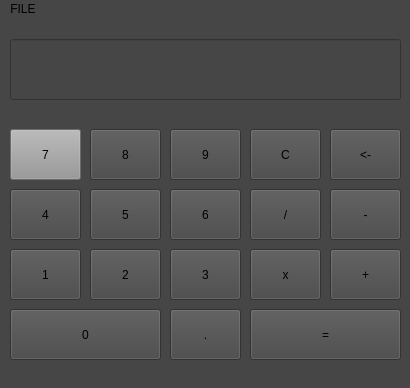
<?xml version="1.0" encoding="UTF-8"?>
<ui version="4.0">
 <class>MainWindow</class>
 <widget class="QMainWindow" name="MainWindow">
  <property name="geometry">
   <rect>
    <x>0</x>
    <y>0</y>
    <width>410</width>
    <height>388</height>
   </rect>
  </property>
  <property name="windowTitle">
   <string>MainWindow</string>
  </property>
  <property name="styleSheet">
   <string notr="true">background-color: rgb(70, 70, 70);</string>
  </property>
  <widget class="QWidget" name="centralwidget">
   <widget class="QLineEdit" name="line">
    <property name="geometry">
     <rect>
      <x>10</x>
      <y>20</y>
      <width>391</width>
      <height>61</height>
     </rect>
    </property>
    <property name="styleSheet">
     <string notr="true">color: rgb(255, 255, 255);
font: 75 16pt &quot;Tlwg Typist&quot;;</string>
    </property>
    <property name="readOnly">
     <bool>true</bool>
    </property>
   </widget>
   <widget class="QPushButton" name="seven">
    <property name="geometry">
     <rect>
      <x>10</x>
      <y>110</y>
      <width>71</width>
      <height>51</height>
     </rect>
    </property>
    <property name="styleSheet">
     <string notr="true">background-color: rgb(150, 150, 150);</string>
    </property>
    <property name="text">
     <string>7</string>
    </property>
   </widget>
   <widget class="QPushButton" name="eight">
    <property name="geometry">
     <rect>
      <x>90</x>
      <y>110</y>
      <width>71</width>
      <height>51</height>
     </rect>
    </property>
    <property name="text">
     <string>8</string>
    </property>
   </widget>
   <widget class="QPushButton" name="nine">
    <property name="geometry">
     <rect>
      <x>170</x>
      <y>110</y>
      <width>71</width>
      <height>51</height>
     </rect>
    </property>
    <property name="text">
     <string>9</string>
    </property>
   </widget>
   <widget class="QPushButton" name="four">
    <property name="geometry">
     <rect>
      <x>10</x>
      <y>170</y>
      <width>71</width>
      <height>51</height>
     </rect>
    </property>
    <property name="text">
     <string>4</string>
    </property>
   </widget>
   <widget class="QPushButton" name="five">
    <property name="geometry">
     <rect>
      <x>90</x>
      <y>170</y>
      <width>71</width>
      <height>51</height>
     </rect>
    </property>
    <property name="text">
     <string>5</string>
    </property>
   </widget>
   <widget class="QPushButton" name="six">
    <property name="geometry">
     <rect>
      <x>170</x>
      <y>170</y>
      <width>71</width>
      <height>51</height>
     </rect>
    </property>
    <property name="text">
     <string>6</string>
    </property>
   </widget>
   <widget class="QPushButton" name="one">
    <property name="geometry">
     <rect>
      <x>10</x>
      <y>230</y>
      <width>71</width>
      <height>51</height>
     </rect>
    </property>
    <property name="text">
     <string>1</string>
    </property>
   </widget>
   <widget class="QPushButton" name="two">
    <property name="geometry">
     <rect>
      <x>90</x>
      <y>230</y>
      <width>71</width>
      <height>51</height>
     </rect>
    </property>
    <property name="text">
     <string>2</string>
    </property>
   </widget>
   <widget class="QPushButton" name="three">
    <property name="geometry">
     <rect>
      <x>170</x>
      <y>230</y>
      <width>71</width>
      <height>51</height>
     </rect>
    </property>
    <property name="text">
     <string>3</string>
    </property>
   </widget>
   <widget class="QPushButton" name="zero">
    <property name="geometry">
     <rect>
      <x>10</x>
      <y>290</y>
      <width>151</width>
      <height>51</height>
     </rect>
    </property>
    <property name="text">
     <string>0</string>
    </property>
   </widget>
   <widget class="QPushButton" name="dot">
    <property name="geometry">
     <rect>
      <x>170</x>
      <y>290</y>
      <width>71</width>
      <height>51</height>
     </rect>
    </property>
    <property name="text">
     <string>.</string>
    </property>
   </widget>
   <widget class="QPushButton" name="clear">
    <property name="geometry">
     <rect>
      <x>250</x>
      <y>110</y>
      <width>71</width>
      <height>51</height>
     </rect>
    </property>
    <property name="text">
     <string>C</string>
    </property>
   </widget>
   <widget class="QPushButton" name="back">
    <property name="geometry">
     <rect>
      <x>330</x>
      <y>110</y>
      <width>71</width>
      <height>51</height>
     </rect>
    </property>
    <property name="text">
     <string>&lt;-</string>
    </property>
   </widget>
   <widget class="QPushButton" name="divide">
    <property name="geometry">
     <rect>
      <x>250</x>
      <y>170</y>
      <width>71</width>
      <height>51</height>
     </rect>
    </property>
    <property name="text">
     <string>/</string>
    </property>
   </widget>
   <widget class="QPushButton" name="sub">
    <property name="geometry">
     <rect>
      <x>330</x>
      <y>170</y>
      <width>71</width>
      <height>51</height>
     </rect>
    </property>
    <property name="text">
     <string>-</string>
    </property>
   </widget>
   <widget class="QPushButton" name="mul">
    <property name="geometry">
     <rect>
      <x>250</x>
      <y>230</y>
      <width>71</width>
      <height>51</height>
     </rect>
    </property>
    <property name="text">
     <string>x</string>
    </property>
   </widget>
   <widget class="QPushButton" name="add">
    <property name="geometry">
     <rect>
      <x>330</x>
      <y>230</y>
      <width>71</width>
      <height>51</height>
     </rect>
    </property>
    <property name="text">
     <string>+</string>
    </property>
   </widget>
   <widget class="QPushButton" name="equal">
    <property name="geometry">
     <rect>
      <x>250</x>
      <y>290</y>
      <width>151</width>
      <height>51</height>
     </rect>
    </property>
    <property name="text">
     <string>=</string>
    </property>
   </widget>
  </widget>
  <widget class="QMenuBar" name="menubar">
   <property name="geometry">
    <rect>
     <x>0</x>
     <y>0</y>
     <width>410</width>
     <height>22</height>
    </rect>
   </property>
   <widget class="QMenu" name="menuFILE">
    <property name="title">
     <string>FILE</string>
    </property>
    <addaction name="actionNEW"/>
    <addaction name="actionCLOSE"/>
   </widget>
   <addaction name="menuFILE"/>
  </widget>
  <widget class="QStatusBar" name="statusbar"/>
  <action name="actionNEW">
   <property name="text">
    <string>NEW</string>
   </property>
  </action>
  <action name="actionCLOSE">
   <property name="text">
    <string>CLOSE</string>
   </property>
  </action>
 </widget>
 <resources/>
 <connections>
  <connection>
   <sender>actionNEW</sender>
   <signal>triggered()</signal>
   <receiver>line</receiver>
   <slot>clear()</slot>
   <hints>
    <hint type="sourcelabel">
     <x>-1</x>
     <y>-1</y>
    </hint>
    <hint type="destinationlabel">
     <x>205</x>
     <y>72</y>
    </hint>
   </hints>
  </connection>
  <connection>
   <sender>actionCLOSE</sender>
   <signal>triggered()</signal>
   <receiver>MainWindow</receiver>
   <slot>close()</slot>
   <hints>
    <hint type="sourcelabel">
     <x>-1</x>
     <y>-1</y>
    </hint>
    <hint type="destinationlabel">
     <x>204</x>
     <y>193</y>
    </hint>
   </hints>
  </connection>
 </connections>
</ui>
